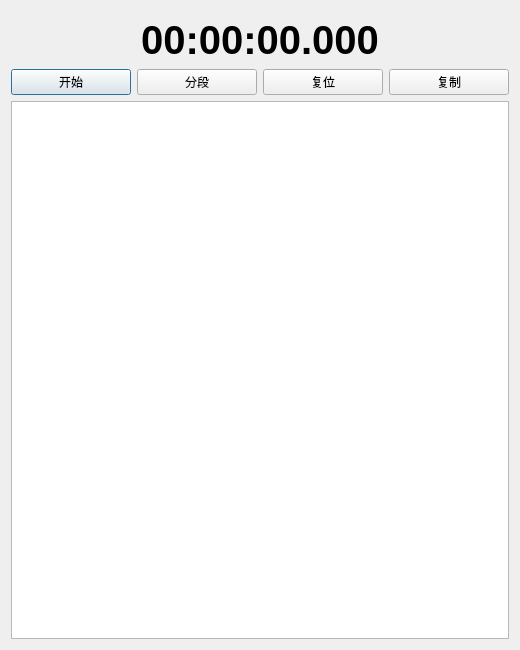
<?xml version='1.0' encoding='utf-8'?>
<ui version="4.0">
 <class>FormStopwatch</class>
 <widget class="QDialog" name="FormStopwatch">
  <property name="windowTitle">
   <string>秒表</string>
  </property>
  <property name="geometry">
   <rect>
    <x>0</x>
    <y>0</y>
    <width>520</width>
    <height>650</height>
   </rect>
  </property>
  <layout class="QVBoxLayout" name="layout">
   <item>
    <widget class="FormStopwatchDial" name="dial_stopwatch">
     <property name="maximumHeight">
      <number>300</number>
     </property>
    </widget>
   </item>
   <item>
    <widget class="QLabel" name="label_elapsed">
     <property name="font">
      <font>
       <pointsize>30</pointsize>
       <bold>true</bold>
      </font>
     </property>
     <property name="alignment">
      <set>Qt::AlignCenter</set>
     </property>
     <property name="text">
      <string>00:00:00.000</string>
     </property>
    </widget>
   </item>
   <item>
    <layout class="QHBoxLayout" name="actions">
     <item>
      <widget class="QPushButton" name="button_start">
       <property name="text">
        <string>开始</string>
       </property>
       <property name="toolTip">
        <string>关闭窗口后继续计时</string>
       </property>
      </widget>
     </item>
     <item>
      <widget class="QPushButton" name="button_lap">
       <property name="text">
        <string>分段</string>
       </property>
      </widget>
     </item>
     <item>
      <widget class="QPushButton" name="button_reset">
       <property name="text">
        <string>复位</string>
       </property>
       <property name="toolTip">
        <string>停止计时并清空分段</string>
       </property>
      </widget>
     </item>
     <item>
      <widget class="QPushButton" name="button_copy">
       <property name="text">
        <string>复制</string>
       </property>
      </widget>
     </item>
    </layout>
   </item>
   <item>
    <widget class="QListWidget" name="list_laps" />
   </item>
  </layout>
 </widget>
 <resources />
 <connections />
 <customwidgets>
  <customwidget>
   <class>FormStopwatchDial</class>
   <extends>QWidget</extends>
   <header>FormStopwatchDial.h</header>
  </customwidget>
 </customwidgets>
</ui>
